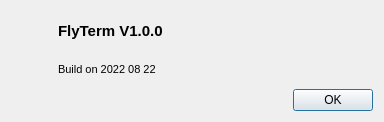
<?xml version="1.0" encoding="UTF-8"?>
<ui version="4.0">
 <class>AboutDialog</class>
 <widget class="QDialog" name="AboutDialog">
  <property name="geometry">
   <rect>
    <x>0</x>
    <y>0</y>
    <width>384</width>
    <height>122</height>
   </rect>
  </property>
  <property name="windowTitle">
   <string>About FlyTerm</string>
  </property>
  <layout class="QVBoxLayout" name="verticalLayout">
   <property name="spacing">
    <number>0</number>
   </property>
   <item>
    <layout class="QGridLayout" name="gridLayout" columnstretch="0,0,1">
     <property name="horizontalSpacing">
      <number>7</number>
     </property>
     <property name="verticalSpacing">
      <number>0</number>
     </property>
     <item row="0" column="0">
      <widget class="QLabel" name="label">
       <property name="text">
        <string/>
       </property>
       <property name="pixmap">
        <pixmap resource="../FlyTerm.qrc">:/image/app.png</pixmap>
       </property>
      </widget>
     </item>
     <item row="0" column="1">
      <widget class="QLabel" name="label_2">
       <property name="font">
        <font>
         <pointsize>11</pointsize>
         <weight>75</weight>
         <bold>true</bold>
        </font>
       </property>
       <property name="text">
        <string>FlyTerm V1.0.0</string>
       </property>
      </widget>
     </item>
     <item row="0" column="2">
      <spacer name="horizontalSpacer_2">
       <property name="orientation">
        <enum>Qt::Horizontal</enum>
       </property>
       <property name="sizeHint" stdset="0">
        <size>
         <width>40</width>
         <height>20</height>
        </size>
       </property>
      </spacer>
     </item>
     <item row="1" column="0">
      <spacer name="horizontalSpacer_3">
       <property name="orientation">
        <enum>Qt::Horizontal</enum>
       </property>
       <property name="sizeHint" stdset="0">
        <size>
         <width>40</width>
         <height>20</height>
        </size>
       </property>
      </spacer>
     </item>
     <item row="1" column="1" colspan="2">
      <widget class="QLabel" name="buildLabel">
       <property name="font">
        <font>
         <pointsize>8</pointsize>
        </font>
       </property>
       <property name="text">
        <string>Build on 2022 08 22</string>
       </property>
      </widget>
     </item>
    </layout>
   </item>
   <item>
    <layout class="QHBoxLayout" name="horizontalLayout_2">
     <item>
      <spacer name="horizontalSpacer">
       <property name="orientation">
        <enum>Qt::Horizontal</enum>
       </property>
       <property name="sizeHint" stdset="0">
        <size>
         <width>40</width>
         <height>20</height>
        </size>
       </property>
      </spacer>
     </item>
     <item>
      <widget class="QPushButton" name="pushButton">
       <property name="text">
        <string>OK</string>
       </property>
      </widget>
     </item>
    </layout>
   </item>
  </layout>
 </widget>
 <resources>
  <include location="../FlyTerm.qrc"/>
 </resources>
 <connections>
  <connection>
   <sender>pushButton</sender>
   <signal>clicked()</signal>
   <receiver>AboutDialog</receiver>
   <slot>accept()</slot>
   <hints>
    <hint type="sourcelabel">
     <x>371</x>
     <y>109</y>
    </hint>
    <hint type="destinationlabel">
     <x>145</x>
     <y>121</y>
    </hint>
   </hints>
  </connection>
 </connections>
</ui>
